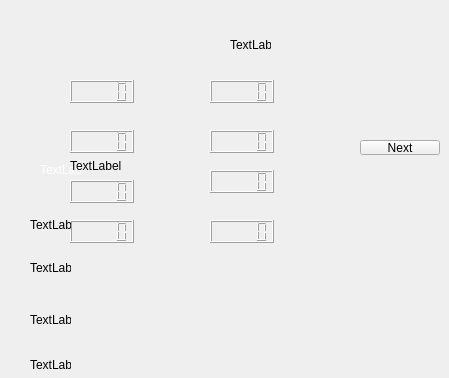
    <widget class="QWidget" name="page_6">
     <widget class="QLCDNumber" name="MT">
      <property name="geometry">
       <rect>
        <x>70</x>
        <y>130</y>
        <width>64</width>
        <height>23</height>
       </rect>
      </property>
     </widget>
     <widget class="QLCDNumber" name="MT_2">
      <property name="geometry">
       <rect>
        <x>70</x>
        <y>180</y>
        <width>64</width>
        <height>23</height>
       </rect>
      </property>
     </widget>
     <widget class="QLCDNumber" name="MT_3">
      <property name="geometry">
       <rect>
        <x>70</x>
        <y>220</y>
        <width>64</width>
        <height>23</height>
       </rect>
      </property>
     </widget>
     <widget class="QLCDNumber" name="OPT">
      <property name="geometry">
       <rect>
        <x>210</x>
        <y>130</y>
        <width>64</width>
        <height>23</height>
       </rect>
      </property>
     </widget>
     <widget class="QLCDNumber" name="OPT_2">
      <property name="geometry">
       <rect>
        <x>210</x>
        <y>170</y>
        <width>64</width>
        <height>23</height>
       </rect>
      </property>
     </widget>
     <widget class="QLCDNumber" name="OPT_3">
      <property name="geometry">
       <rect>
        <x>210</x>
        <y>220</y>
        <width>64</width>
        <height>23</height>
       </rect>
      </property>
     </widget>
     <widget class="QLCDNumber" name="Mysetscore">
      <property name="geometry">
       <rect>
        <x>70</x>
        <y>80</y>
        <width>64</width>
        <height>23</height>
       </rect>
      </property>
     </widget>
     <widget class="QLCDNumber" name="OPsetscore">
      <property name="geometry">
       <rect>
        <x>210</x>
        <y>80</y>
        <width>64</width>
        <height>23</height>
       </rect>
      </property>
     </widget>
     <widget class="QLabel" name="OP">
      <property name="geometry">
       <rect>
        <x>230</x>
        <y>40</y>
        <width>41</width>
        <height>9</height>
       </rect>
      </property>
      <property name="text">
       <string>TextLabel</string>
      </property>
     </widget>
     <widget class="QLabel" name="ME">
      <property name="geometry">
       <rect>
        <x>40</x>
        <y>160</y>
        <width>41</width>
        <height>20</height>
       </rect>
      </property>
      <property name="text">
       <string>&lt;html&gt;&lt;head/&gt;&lt;body&gt;&lt;p&gt;&lt;span style=&quot; color:#ffffff;&quot;&gt;TextLabel&lt;/span&gt;&lt;/p&gt;&lt;/body&gt;</string>
      </property>
     </widget>
     <widget class="QLabel" name="set3">
      <property name="geometry">
       <rect>
        <x>30</x>
        <y>360</y>
        <width>41</width>
        <height>9</height>
       </rect>
      </property>
      <property name="text">
       <string>TextLabel</string>
      </property>
     </widget>
     <widget class="QLabel" name="set2">
      <property name="geometry">
       <rect>
        <x>30</x>
        <y>310</y>
        <width>41</width>
        <height>20</height>
       </rect>
      </property>
      <property name="text">
       <string>TextLabel</string>
      </property>
     </widget>
     <widget class="QLabel" name="set1">
      <property name="geometry">
       <rect>
        <x>30</x>
        <y>260</y>
        <width>41</width>
        <height>16</height>
       </rect>
      </property>
      <property name="text">
       <string>TextLabel</string>
      </property>
     </widget>
     <widget class="QLabel" name="setScore">
      <property name="geometry">
       <rect>
        <x>30</x>
        <y>220</y>
        <width>41</width>
        <height>9</height>
       </rect>
      </property>
      <property name="text">
       <string>TextLabel</string>
      </property>
     </widget>
     <widget class="QPushButton" name="page6next_2">
      <property name="geometry">
       <rect>
        <x>360</x>
        <y>140</y>
        <width>80</width>
        <height>15</height>
       </rect>
      </property>
      <property name="text">
       <string>Next</string>
      </property>
     </widget>
     <widget class="QLabel" name="label">
      <property name="geometry">
       <rect>
        <x>70</x>
        <y>120</y>
        <width>321</width>
        <height>91</height>
       </rect>
      </property>
      <property name="text">
       <string>TextLabel</string>
      </property>
     </widget>
     <widget class="QLabel" name="winorlose">
      <property name="geometry">
       <rect>
        <x>320</x>
        <y>210</y>
        <width>41</width>
        <height>9</height>
       </rect>
      </property>
      <property name="text">
       <string/>
      </property>
     </widget>
    </widget>
